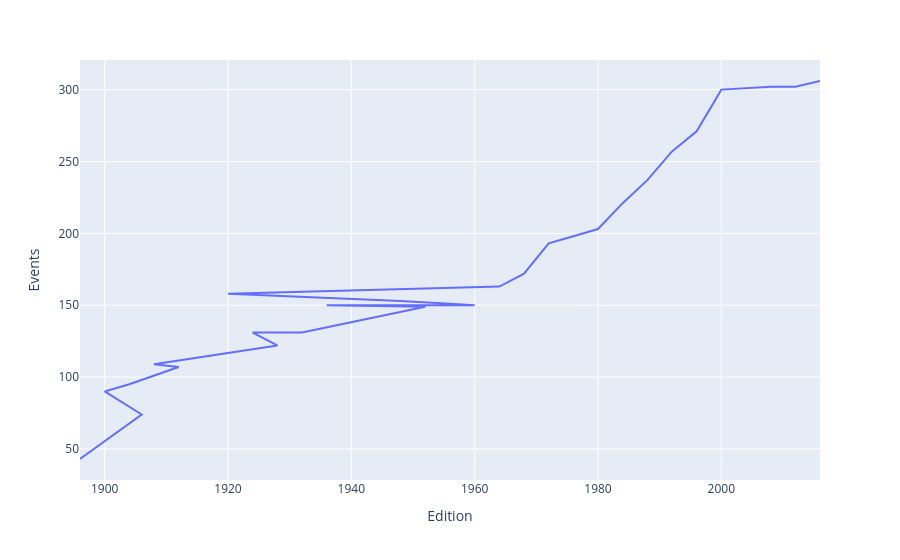

Source (notebook cell):
### Code cell
nations_over_time.rename(columns ={'Year':'Edition','count':'Events'},inplace = True)
nations_over_time
fig = px.line(nations_over_time, x = "Edition", y = "Events")
fig.show()

### Figure 1 — Plotly figure (JSON) as saved in the notebook; plotly's stock layout.template omitted (floating-point values rounded to 4 significant figures)
{"data": [{"hovertemplate": "Edition=%{x}<br>Events=%{y}<extra></extra>", "legendgroup": "", "line": {"color": "#636efa", "dash": "solid"}, "marker": {"symbol": "circle"}, "mode": "lines", "name": "", "orientation": "v", "showlegend": false, "type": "scatter", "x": [1896, 1906, 1900, 1904, 1912, 1908, 1928, 1924, 1932, 1952, 1936, 1960, 1956, 1948, 1920, 1964, 1968, 1972, 1976, 1980, 1984, 1988, 1992, 1996, 2000, 2004, 2008, 2012, 2016], "xaxis": "x", "y": [43, 74, 90, 95, 107, 109, 122, 131, 131, 149, 150, 150, 151, 153, 158, 163, 172, 193, 198, 203, 221, 237, 257, 271, 300, 301, 302, 302, 306], "yaxis": "y"}], "layout": {"legend": {"tracegroupgap": 0}, "margin": {"t": 60}, "xaxis": {"anchor": "y", "domain": [0, 1], "title": {"text": "Edition"}}, "yaxis": {"anchor": "x", "domain": [0, 1], "title": {"text": "Events"}}}}
